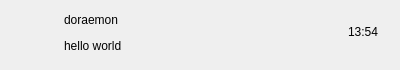
<?xml version="1.0" encoding="UTF-8"?>
<ui version="4.0">
 <class>ChatUserWid</class>
 <widget class="QWidget" name="ChatUserWid">
  <property name="geometry">
   <rect>
    <x>0</x>
    <y>0</y>
    <width>400</width>
    <height>70</height>
   </rect>
  </property>
  <property name="minimumSize">
   <size>
    <width>0</width>
    <height>70</height>
   </size>
  </property>
  <property name="maximumSize">
   <size>
    <width>16777215</width>
    <height>70</height>
   </size>
  </property>
  <property name="windowTitle">
   <string>Form</string>
  </property>
  <layout class="QHBoxLayout" name="horizontalLayout">
   <property name="leftMargin">
    <number>6</number>
   </property>
   <property name="topMargin">
    <number>6</number>
   </property>
   <item>
    <widget class="QWidget" name="icon_wid" native="true">
     <property name="minimumSize">
      <size>
       <width>50</width>
       <height>50</height>
      </size>
     </property>
     <property name="maximumSize">
      <size>
       <width>50</width>
       <height>50</height>
      </size>
     </property>
     <layout class="QHBoxLayout" name="horizontalLayout_2">
      <property name="spacing">
       <number>0</number>
      </property>
      <property name="leftMargin">
       <number>0</number>
      </property>
      <property name="topMargin">
       <number>0</number>
      </property>
      <property name="rightMargin">
       <number>0</number>
      </property>
      <property name="bottomMargin">
       <number>0</number>
      </property>
      <item>
       <widget class="QLabel" name="icon_lb">
        <property name="minimumSize">
         <size>
          <width>45</width>
          <height>45</height>
         </size>
        </property>
        <property name="maximumSize">
         <size>
          <width>45</width>
          <height>45</height>
         </size>
        </property>
        <property name="text">
         <string/>
        </property>
       </widget>
      </item>
     </layout>
    </widget>
   </item>
   <item>
    <widget class="QWidget" name="usrer_info_wid" native="true">
     <layout class="QVBoxLayout" name="verticalLayout">
      <property name="spacing">
       <number>2</number>
      </property>
      <property name="leftMargin">
       <number>2</number>
      </property>
      <property name="topMargin">
       <number>2</number>
      </property>
      <property name="rightMargin">
       <number>2</number>
      </property>
      <property name="bottomMargin">
       <number>2</number>
      </property>
      <item>
       <widget class="QLabel" name="user_name_lb">
        <property name="text">
         <string>doraemon</string>
        </property>
       </widget>
      </item>
      <item>
       <widget class="QLabel" name="user_chat_lb">
        <property name="text">
         <string>hello world</string>
        </property>
       </widget>
      </item>
     </layout>
    </widget>
   </item>
   <item>
    <widget class="QWidget" name="time_wid" native="true">
     <property name="minimumSize">
      <size>
       <width>50</width>
       <height>50</height>
      </size>
     </property>
     <property name="maximumSize">
      <size>
       <width>50</width>
       <height>50</height>
      </size>
     </property>
     <layout class="QVBoxLayout" name="verticalLayout_2">
      <item>
       <widget class="QLabel" name="time_lb">
        <property name="text">
         <string>13:54</string>
        </property>
       </widget>
      </item>
     </layout>
    </widget>
   </item>
  </layout>
 </widget>
 <resources/>
 <connections/>
</ui>
